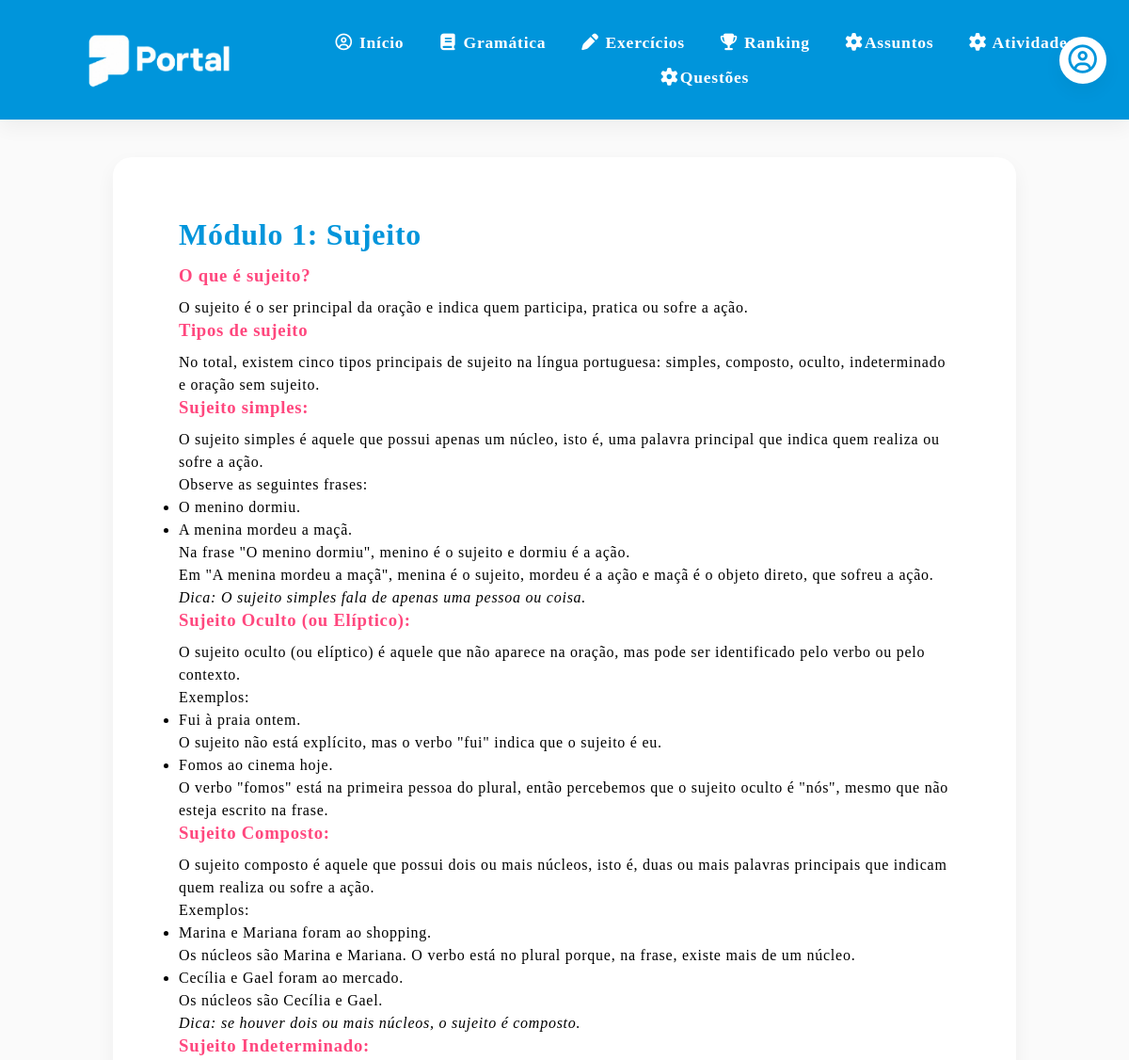
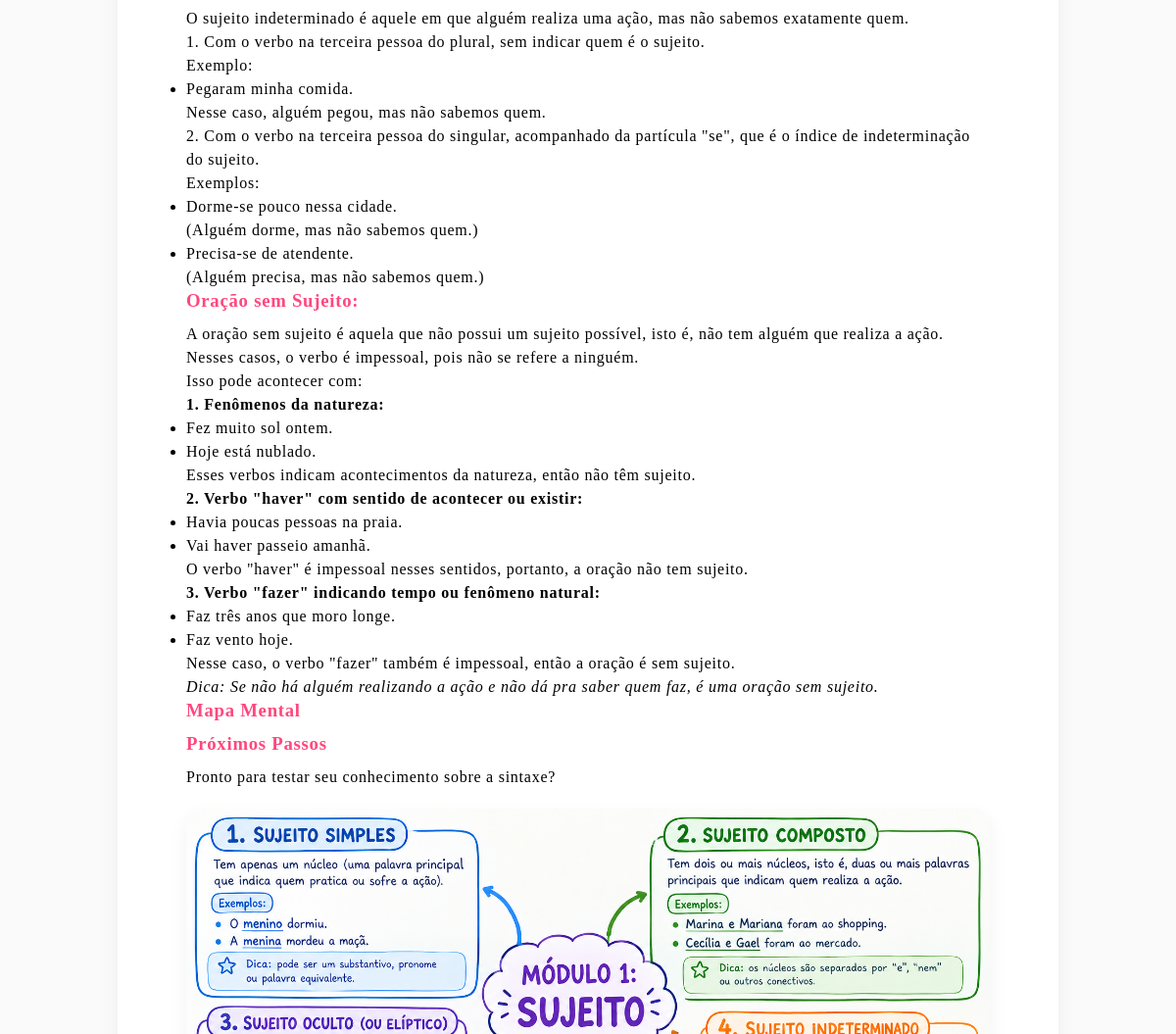
The page /assunto/1 (upper part) on the database as committed earlier (2 pictures, top to bottom).
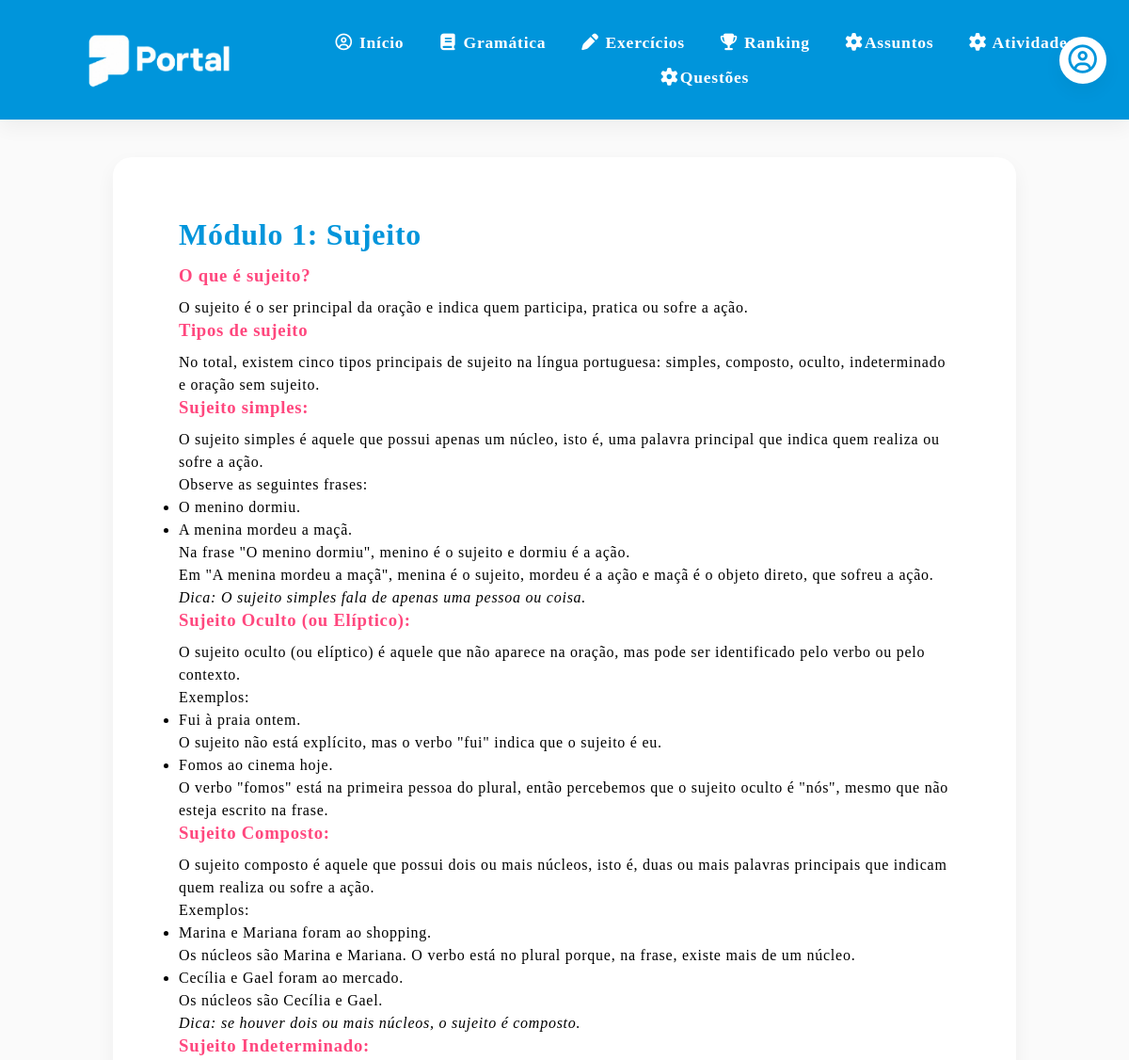
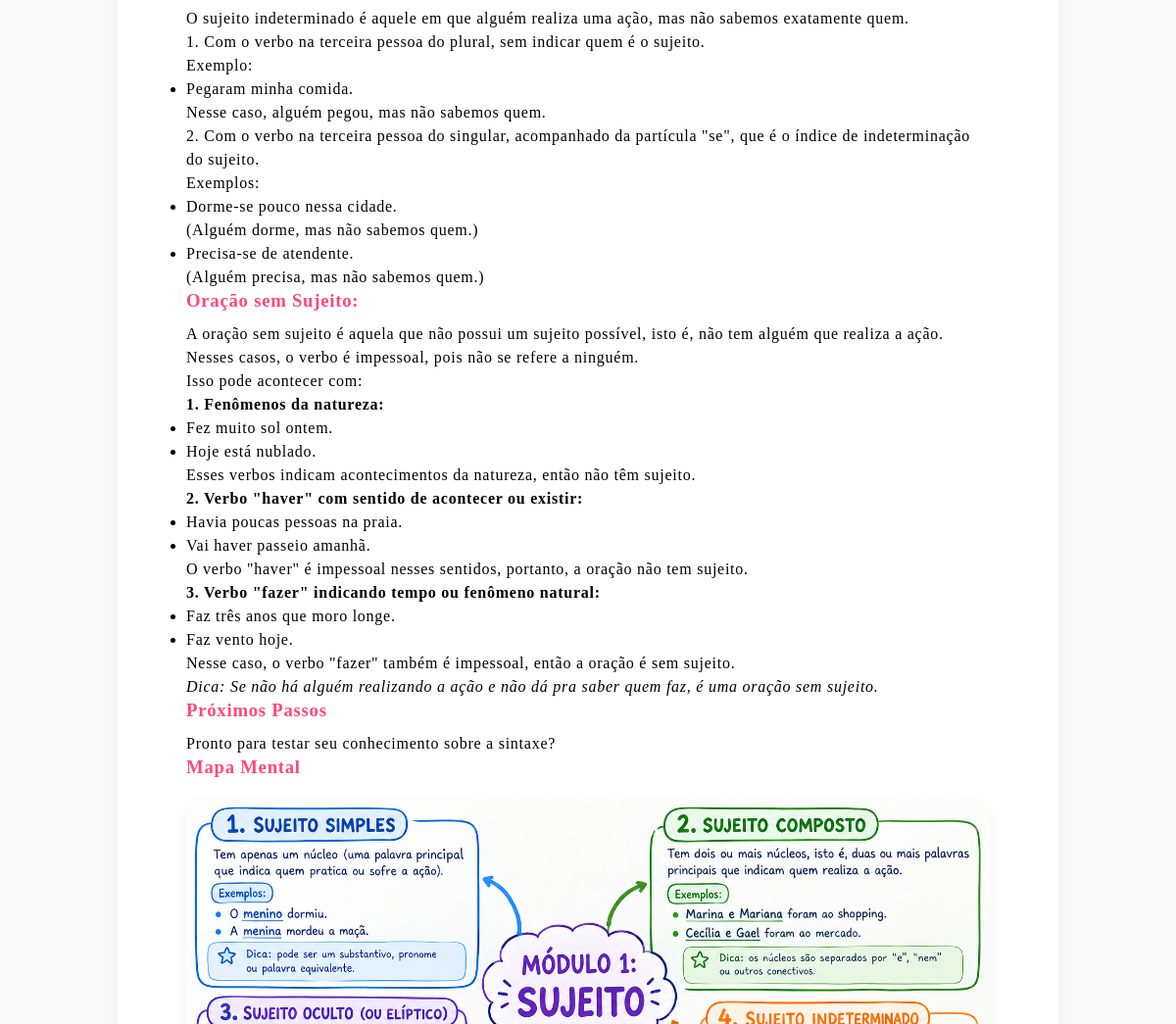
The same page on the database as committed later (2 pictures, top to bottom).
### models.py (models this page shows)
class Assunto(db.Model):
    __tablename__ = "assunto"
    id = db.Column(db.Integer, primary_key=True)
    nome = db.Column(db.String(100), nullable=False)
    conteudo = db.Column(db.Text, nullable=True)
    imagem = db.Column(db.String(255), nullable=True)
    arquivo_pdf = db.Column(db.String(255), nullable=True)
    atividades = db.relationship("Atividade", back_populates="assunto", lazy=True)
    tipo = db.Column(db.String(50), nullable=False, default="USUARIO")
    def get_imagem_url(self):
        if self.imagem:
            return f"{os.getenv('BASE_URL')}/static/{self.imagem}"
        return None

### app.py (the view)
@app.route('/assunto/<int:id>')
def assunto_dinamico(id):
    assunto = Assunto.query.get_or_404(id)
    return render_template("assunto_dinamico.html", assunto=assunto)

### templates/assunto_dinamico.html (shortened to what this page needs)
{% extends "base.html" %}
{% block conteudo %}
        <section id="sintaxe-detalhes" class="section">
            <h2>{{ assunto.nome }}</h2>
            <div class="topicos-detalhe">
                {{ assunto.conteudo|safe }}
            </div>
            <div class="mapa-mental-container">
                <img src="{{ assunto.get_imagem_url() }}" alt="Mapa Mental de {{ assunto.nome }}" class="mapa-mental">
            </div>
            <br>
        </section>
{% endblock %}

### templates/base.html (shortened to what this page needs)
<!DOCTYPE html>
<html lang="pt-BR">
<head>
    <link rel="stylesheet" href="{{ url_for('static', filename='css/style.css', v=4) }}">
    <link rel="stylesheet" href="https://cdnjs.cloudflare.com/ajax/libs/font-awesome/7.0.1/css/all.min.css">
</head>
<body>
    <header class="cabecalho-usuario">
        <a href="{{url_for('index')}}">
            <img src="{{ url_for('static', filename='img/nova_logo.png') }}" alt="Logo" class="avatar-esquerda">
        </a>
        {% set usuario_logado = session.get("usuario_suap") %}
        <div class="header-auth-area">
            <details class="user-menu">
                <summary aria-label="Abrir menu do usuário">
                    {% if usuario_logado and usuario_logado.foto %}
                        <img src="{{ usuario_logado.foto }}" alt="Foto do usuário" class="user-photo">
                    {% else %}
                        <span class="user-photo user-photo-placeholder">
                            <i class="fa-regular fa-circle-user"></i>
                        </span>
                    {% endif %}
                </summary>
            </details>
        </div>
        <nav>
            <ul>
                <li><a href="{{ url_for('usuario') }}"><i class="fa-regular fa-circle-user"></i> Início</a></li>
                <li><a href="{{ url_for('gramatica') }}"><i class="fa-solid fa-book"></i> Gramática</a></li>
                <li><a href="{{ url_for('atividades') }}"><i class="fa-solid fa-pen"></i> Exercícios</a></li>
                <li><a href="{{ url_for('ranking') }}"><i class="fa-solid fa-trophy"></i> Ranking</a></li>
                    <li><a href="{{ url_for('listar_assuntos') }}"><i class="fa-solid fa-cog"></i>Assuntos</a></li>
                    <li><a href="{{ url_for('listar_atividades') }}"><i class="fa-solid fa-cog"></i> Atividades</a></li>
                    <li><a href="{{ url_for('listar_questoes') }}"><i class="fa-solid fa-cog"></i>Questões</a></li>
            </ul>
        </nav>
    </header>
    <main class="conteudo-usuario">
        {% block conteudo %}
        {% endblock %}
    </main>
</body>
</html>

### static/css/style.css (style rules this page uses)
:root { --primary-blue: #0095DB; --secondary-blue: #D5F7FF; --primary-pink: #FFAFCC; --secondary-pink: #FFECF4; --pink: #FF477E; --mint-green: #DFFCF4; --success-green: #00966D; --soft-purple: #DDD0F8; --soft-yellow: #FFF0D4; --yellow: #F4B740; --bg-light: #FAFAFA; --gray-light: #EDEDED; --gray-medium: #D6D8E7; --text-dark: #14142B; --shadow-soft: 0 8px 20px rgba(0, 0, 0, 0.05); }
* { margin: 0; padding: 0; box-sizing: border-box; }
body { font-family: 'Basier Square'; font-weight: 400; font-size: 1.0em; line-height: 1.5em; letter-spacing: 0.75px; background-color: var(--bg-light); */ }
main { flex: 1; }
header { background: var(--primary-blue); color: white; padding: 20px; text-align: center; position: sticky; top: 0; z-index: 1000; box-shadow: var(--shadow-soft); }
.cabecalho-usuario { background: var(--primary-blue); color: white; padding: 15px 24px; position: relative; display: flex; align-items: center; min-height: 90px; }
.avatar-esquerda { height: 90px; width: auto; position: static; flex-shrink: 0; }
.cabecalho-usuario nav { flex: 1; display: flex; justify-content: center; }
.cabecalho-usuario nav ul { list-style: none; display: flex; justify-content: center; gap: 12px; margin: 0; padding: 0; flex-wrap: wrap; }
.cabecalho-usuario nav a { color: white; text-decoration: none; font-weight: 600; padding: 8px 12px; border-radius: 8px; transition: 0.3s; font-size: 1.1rem; }
.header-auth-area { position: absolute; right: 24px; top: 50%; transform: translateY(-50%); z-index: 2; }
.user-photo { width: 50px; height: 50px; border: 3px solid white; border-radius: 50%; object-fit: cover; background: white; box-shadow: var(--shadow-soft); }
.user-photo-placeholder { display: inline-flex; align-items: center; justify-content: center; color: var(--primary-blue); font-size: 1.9rem; }
.user-menu { position: relative; margin: 0; overflow: visible; background: transparent; box-shadow: none; }
.user-menu summary { display: block; padding: 0; border-radius: 50%; background: transparent; color: inherit; cursor: pointer; list-style: none; }
nav ul { list-style: none; display: flex; justify-content: center; gap: 20px; margin-top: 10px; }
nav a { color: white; text-decoration: none; font-weight: 600; padding: 8px 14px; border-radius: 8px; transition: 0.3s; }
.section { background: white; border-radius: 20px; padding: 70px; margin-bottom: 30px; box-shadow: var(--shadow-soft); transition: 0.3s; }
h2 { color: var(--primary-blue); margin-bottom: 20px; font-size: 2rem; }
h3 { color: var(--pink); margin-bottom: 10px; }
details { background: white; border-radius: 12px; margin-bottom: 15px; box-shadow: var(--shadow-soft); overflow: hidden; }
summary { padding: 15px; font-weight: 600; cursor: pointer; background: var(--primary-blue); color: white; }
.conteudo-usuario { max-width: 1000px; margin: 40px auto; padding: 0 20px; }
.mapa-mental-container { text-align: center; margin-top: 20px; }
.mapa-mental { max-width: 100%; border-radius: 15px; box-shadow: var(--shadow-soft); }

Rows that differ between the two databases and show on the page:
changed Assunto "Módulo 1: Sujeito": conteudo "…uma oração sem sujeito. Mapa Mental Próximos Passos Pronto para testar seu conhecimento sobre a sintaxe?" → "…uma oração sem sujeito. Próximos Passos Pronto para testar seu conhecimento sobre a sintaxe? Mapa Mental"
